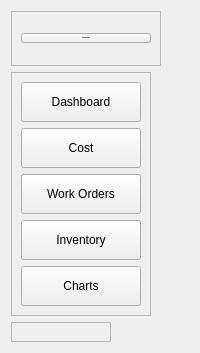
     <widget class="QWidget" name="left_menu_widget" native="true">
      <layout class="QVBoxLayout" name="verticalLayout">
       <item>
        <widget class="QFrame" name="left_frame_title">
         <property name="minimumSize">
          <size>
           <width>150</width>
           <height>55</height>
          </size>
         </property>
         <property name="maximumSize">
          <size>
           <width>150</width>
           <height>55</height>
          </size>
         </property>
         <property name="frameShape">
          <enum>QFrame::StyledPanel</enum>
         </property>
         <property name="frameShadow">
          <enum>QFrame::Raised</enum>
         </property>
         <layout class="QHBoxLayout" name="horizontalLayout_2">
          <item>
           <widget class="QPushButton" name="pushButton_7">
            <property name="font">
             <font>
              <family>Verdana</family>
              <pointsize>-1</pointsize>
              <bold>true</bold>
             </font>
            </property>
            <property name="text">
             <string>MANAGEMENT</string>
            </property>
           </widget>
          </item>
         </layout>
        </widget>
       </item>
       <item alignment="Qt::AlignLeft">
        <widget class="QFrame" name="left_nav_section">
         <property name="frameShape">
          <enum>QFrame::StyledPanel</enum>
         </property>
         <property name="frameShadow">
          <enum>QFrame::Raised</enum>
         </property>
         <layout class="QVBoxLayout" name="verticalLayout_2">
          <item alignment="Qt::AlignLeft">
           <widget class="QPushButton" name="dashboard_pushButton">
            <property name="minimumSize">
             <size>
              <width>120</width>
              <height>40</height>
             </size>
            </property>
            <property name="maximumSize">
             <size>
              <width>120</width>
              <height>40</height>
             </size>
            </property>
            <property name="text">
             <string>Dashboard</string>
            </property>
           </widget>
          </item>
          <item alignment="Qt::AlignLeft">
           <widget class="QPushButton" name="cost_pushButton">
            <property name="minimumSize">
             <size>
              <width>120</width>
              <height>40</height>
             </size>
            </property>
            <property name="maximumSize">
             <size>
              <width>120</width>
              <height>40</height>
             </size>
            </property>
            <property name="text">
             <string>Cost</string>
            </property>
           </widget>
          </item>
          <item alignment="Qt::AlignLeft">
           <widget class="QPushButton" name="work_orders_pushButton">
            <property name="minimumSize">
             <size>
              <width>120</width>
              <height>40</height>
             </size>
            </property>
            <property name="maximumSize">
             <size>
              <width>120</width>
              <height>40</height>
             </size>
            </property>
            <property name="text">
             <string>Work Orders</string>
            </property>
           </widget>
          </item>
          <item alignment="Qt::AlignLeft">
           <widget class="QPushButton" name="inventory_pushButton">
            <property name="minimumSize">
             <size>
              <width>120</width>
              <height>40</height>
             </size>
            </property>
            <property name="maximumSize">
             <size>
              <width>120</width>
              <height>40</height>
             </size>
            </property>
            <property name="text">
             <string>Inventory</string>
            </property>
           </widget>
          </item>
          <item alignment="Qt::AlignLeft">
           <widget class="QPushButton" name="charts_pushButton">
            <property name="minimumSize">
             <size>
              <width>120</width>
              <height>40</height>
             </size>
            </property>
            <property name="maximumSize">
             <size>
              <width>120</width>
              <height>40</height>
             </size>
            </property>
            <property name="text">
             <string>Charts</string>
            </property>
           </widget>
          </item>
         </layout>
        </widget>
       </item>
       <item alignment="Qt::AlignLeft">
        <widget class="QFrame" name="buffer_frame">
         <property name="minimumSize">
          <size>
           <width>100</width>
           <height>0</height>
          </size>
         </property>
         <property name="frameShape">
          <enum>QFrame::StyledPanel</enum>
         </property>
         <property name="frameShadow">
          <enum>QFrame::Raised</enum>
         </property>
         <layout class="QGridLayout" name="gridLayout_6"/>
        </widget>
       </item>
      </layout>
     </widget>
